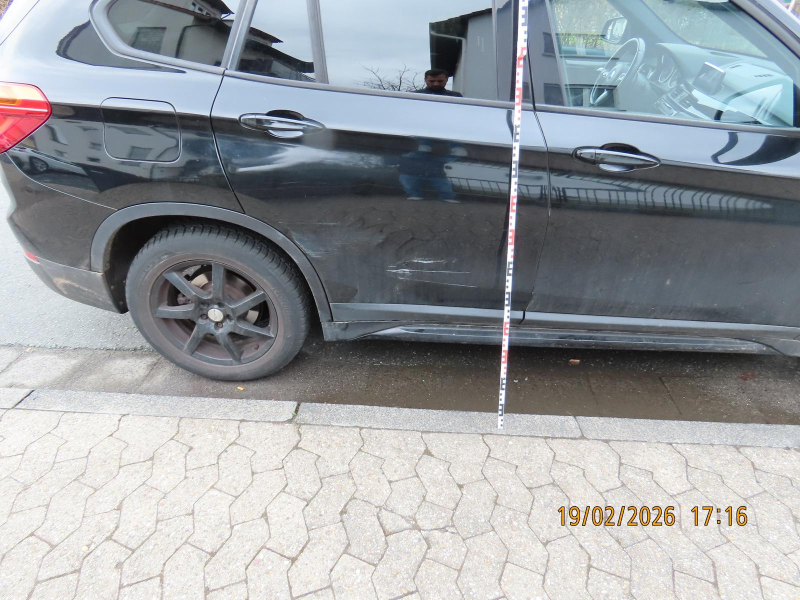
#> input picture fotos/original/01.jpg, 1600 x 1200 px (shown at 1/2 size)
$ python aufbereiten.py
#> lines starting #> are read from the running program, lines starting #| are printed output that depends on the picture
#!/usr/bin/env python3
# -*- coding: utf-8 -*-
"""Macht aus den Originalaufnahmen die Bilder für die Referenzseite.

Legt die Originale (JPEG aus der Kamera) in fotos/original/ ab, benennt sie
01.jpg, 02.jpg … in der Reihenfolge, in der sie auf der Seite stehen sollen,
und ruft dann auf:

    python3 fotos/aufbereiten.py

Ergebnis: die in bau_referenzen.py eingetragenen .webp-Dateien, auf 1600 px
Kantenlänge gebracht und so weit komprimiert, dass eine Aufnahme rund
120–200 KB wiegt. Danach einmal

    python3 bau_referenzen.py

damit referenzen.html die neuen Bilder bekommt.

VOR DEM VERÖFFENTLICHEN PRÜFEN
------------------------------
Diese Bilder gehen an die Öffentlichkeit, nicht in eine Akte:

* Kennzeichen unkenntlich? (Auf mehreren Aufnahmen sind sie schon geschwärzt.)
* Menschen im Bild oder in einer Scheibe gespiegelt? Auf der Aufnahme des
  BMW X1 spiegelt sich Nurettin selbst – das ist in Ordnung. Bei fremden
  Personen wäre es das nicht.
* Aufkleber, Beschriftungen, Firmennamen am Fahrzeug? Auf dem Toyota steht
  "…eförderer." – daraus lässt sich der Halter erschließen.
* Einwilligung der Auftraggeber: Fahrzeugaufnahmen aus einem Gutachten sind
  Auftragsdaten. Für die Veröffentlichung braucht es das Einverständnis –
  am besten schriftlich, und am besten schon im Auftragsformular.
"""
import os
import sys

try:
    from PIL import Image, ImageOps
except ImportError:
    sys.exit('Pillow fehlt:  pip install pillow')

HIER = os.path.dirname(os.path.abspath(__file__))
ORIGINALE = os.path.join(HIER, 'original')

# Reihenfolge wie in bau_referenzen.py
ZIELE = [
    '01-bmw-x1-streifschaden.webp',
    '02-toyota-corolla-heck-links.webp',
    '03-toyota-corolla-heck-detail.webp',
    '04-mercedes-e-front-links.webp',
    '05-bmw-lack-detail.webp',
    '06-audi-a5-front.webp',
    '07-audi-a6-heck-rechts.webp',
]

# Zwei Größen: die kleine steht im Raster, die große lädt der Browser erst,
# wenn jemand ein Bild anklickt. Sonst zieht die Seite beim ersten Aufruf
# anderthalb Megabyte über die Mobilfunkverbindung.
KANTE = 1600
KANTE_KLEIN = 800
GUETE = 78
GUETE_KLEIN = 74


def main():
    if not os.path.isdir(ORIGINALE):
        sys.exit('Bitte die Originale nach %s legen (01.jpg, 02.jpg …).' % ORIGINALE)

    dateien = sorted(f for f in os.listdir(ORIGINALE)
                     if f.lower().endswith(('.jpg', '.jpeg', '.png', '.webp', '.heic')))
    if not dateien:
        sys.exit('In %s liegt kein Bild.' % ORIGINALE)
    if len(dateien) != len(ZIELE):
        print('Achtung: %d Originale, aber %d Plätze auf der Seite.'
              % (len(dateien), len(ZIELE)))

    gesamt = [0]
    for quelle, ziel in zip(dateien, ZIELE):
        b = Image.open(os.path.join(ORIGINALE, quelle))
#> b is the input picture: PIL image 1600x1200 RGB; mean R, G, B 151.8, 156.2, 160.4
        b = ImageOps.exif_transpose(b)          # Hochformat richtig herum
        b = b.convert('RGB')
        b.thumbnail((KANTE, KANTE), Image.LANCZOS)
        pfad = os.path.join(HIER, ziel)
        b.save(pfad, 'WEBP', quality=GUETE, method=6)

        klein = b.copy()
        klein.thumbnail((KANTE_KLEIN, KANTE_KLEIN), Image.LANCZOS)
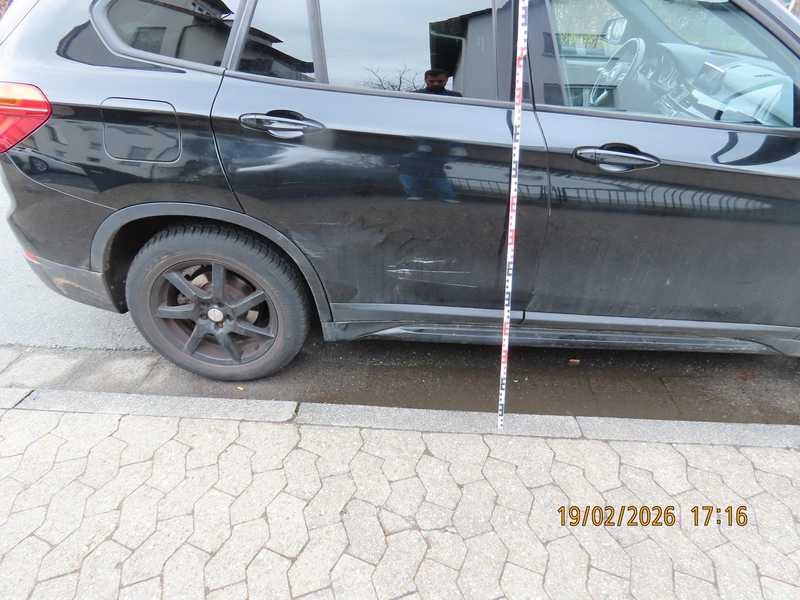
#> klein: PIL image 800x600 RGB; mean R, G, B 151.8, 156.2, 160.4
        pfad_klein = os.path.join(HIER, ziel.replace('.webp', '-klein.webp'))
        klein.save(pfad_klein, 'WEBP', quality=GUETE_KLEIN, method=6)

        gesamt[0] += os.path.getsize(pfad_klein)
        print('%-10s → %-38s %4d KB gross · %3d KB klein'
              % (quelle, ziel, os.path.getsize(pfad) // 1024,
                 os.path.getsize(pfad_klein) // 1024))
#> pass 2 of the loop in main, `for quelle, ziel in zip(dateien, ZIELE):`:
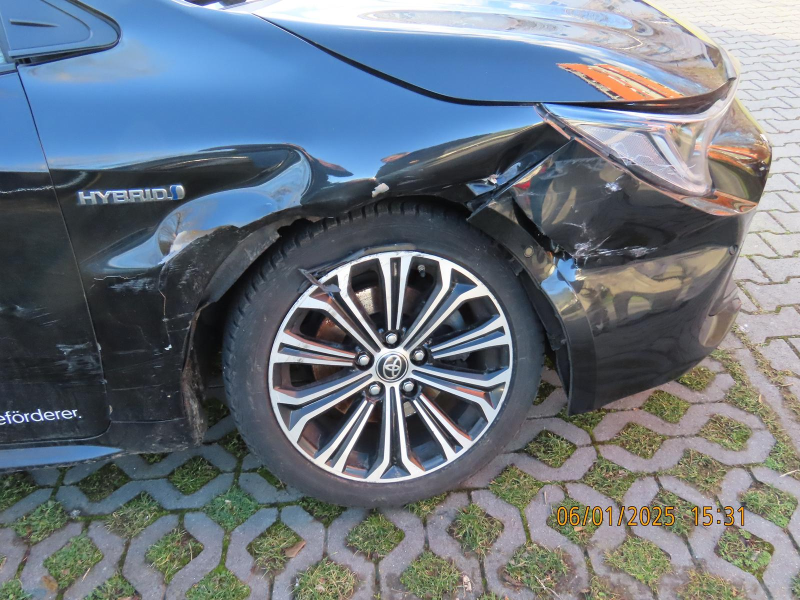
#> input picture fotos/original/02.jpg, 1600 x 1200 px (shown at 1/2 size)
#> in main, b is the input picture: PIL image 1600x1200 RGB; mean R, G, B 107.5, 117.7, 128.8
#> in main, `klein.thumbnail((KANTE_KLEIN, KANTE_KLEIN), Image.LANCZOS)`:
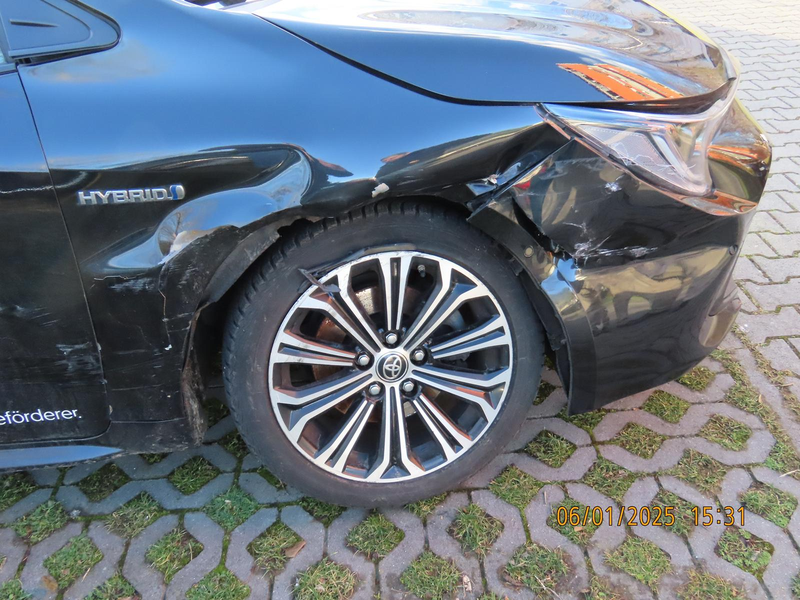
#> klein: PIL image 800x600 RGB; mean R, G, B 107.5, 117.7, 128.8
#> pass 3 of the loop in main, `for quelle, ziel in zip(dateien, ZIELE):`:
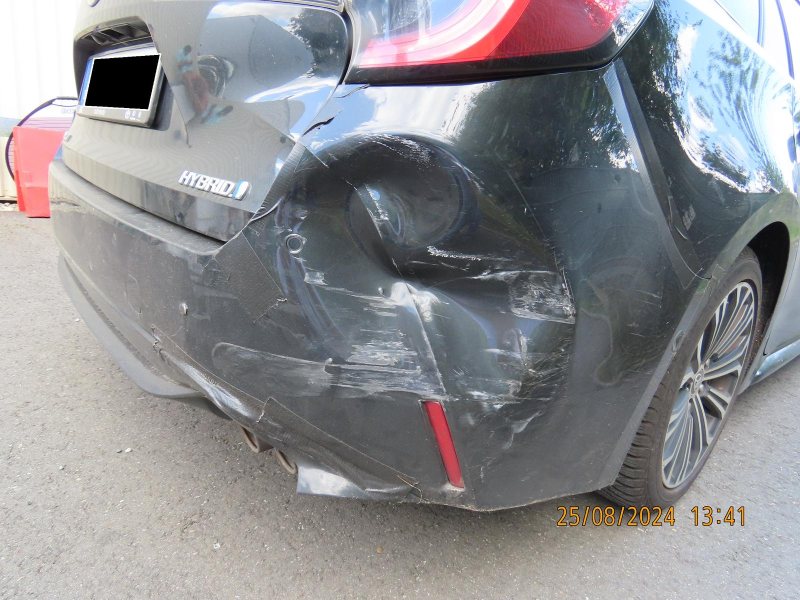
#> input picture fotos/original/03.jpg, 1600 x 1200 px (shown at 1/2 size)
#> in main, b is the input picture: PIL image 1600x1200 RGB; mean R, G, B 141, 141.1, 144.4
#> in main, `klein.thumbnail((KANTE_KLEIN, KANTE_KLEIN), Image.LANCZOS)`:
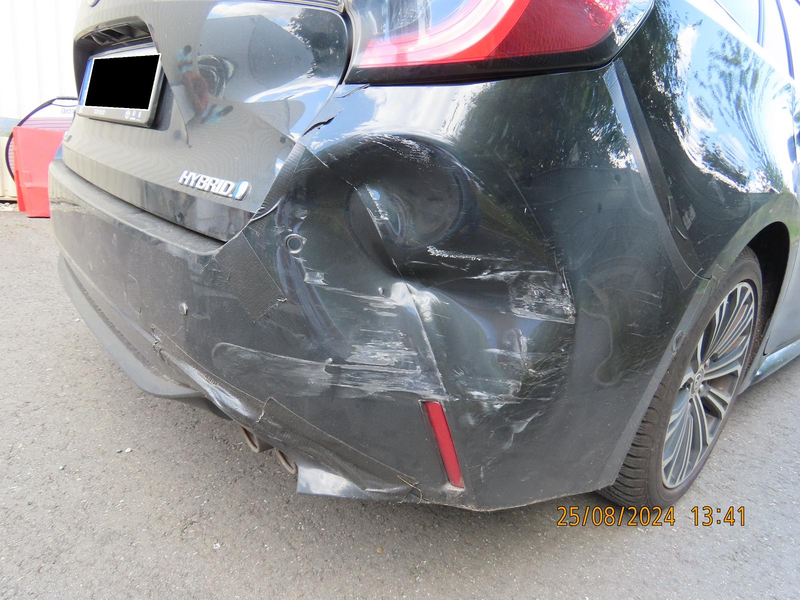
#> klein: PIL image 800x600 RGB; mean R, G, B 141, 141.1, 144.4

    print('\nRaster laedt beim ersten Aufruf %d KB, der Rest erst beim Anklicken.'
          % (gesamt[0] // 1024))
    print('Jetzt noch:  python3 bau_referenzen.py')


if __name__ == '__main__':
    main()
